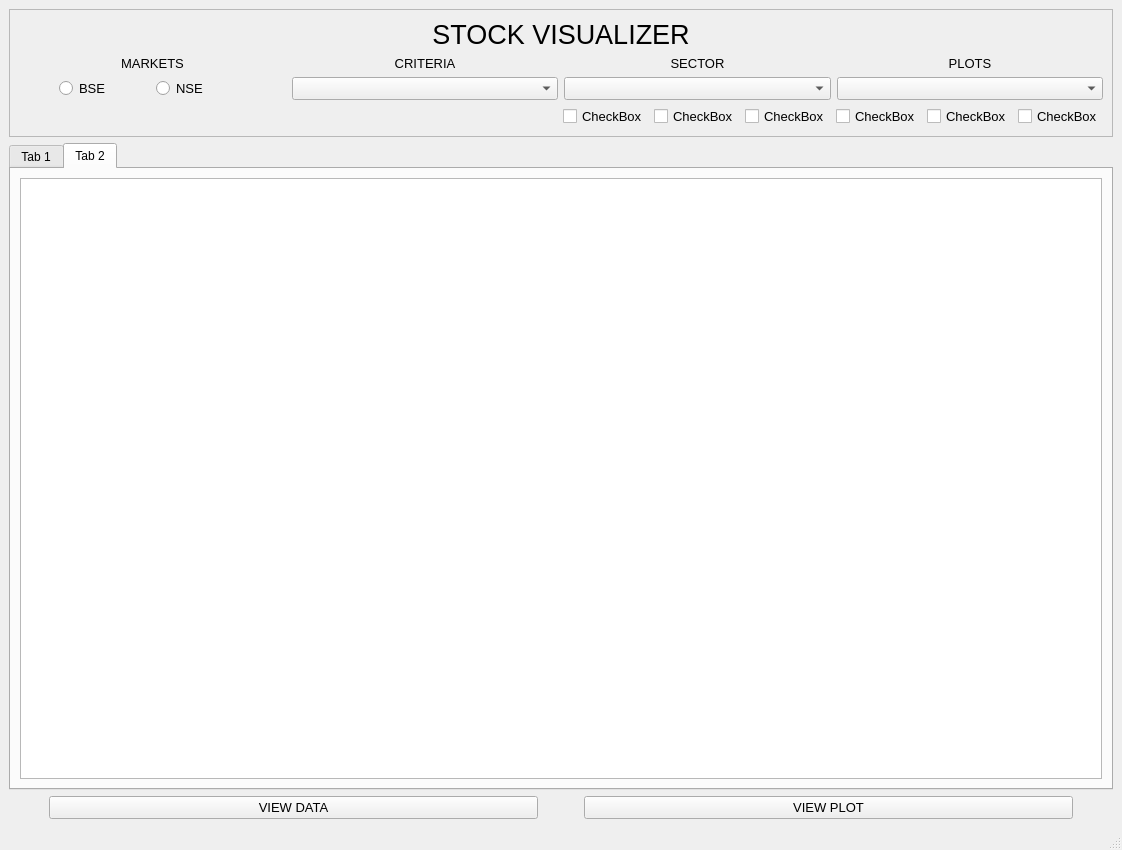
<?xml version="1.0" encoding="UTF-8"?>
<ui version="4.0">
 <class>MainWindow</class>
 <widget class="QMainWindow" name="MainWindow">
  <property name="geometry">
   <rect>
    <x>0</x>
    <y>0</y>
    <width>1122</width>
    <height>850</height>
   </rect>
  </property>
  <property name="windowTitle">
   <string>MainWindow</string>
  </property>
  <widget class="QWidget" name="centralwidget">
   <layout class="QVBoxLayout" name="verticalLayout">
    <item>
     <widget class="QFrame" name="frame">
      <property name="sizePolicy">
       <sizepolicy hsizetype="Preferred" vsizetype="Preferred">
        <horstretch>0</horstretch>
        <verstretch>0</verstretch>
       </sizepolicy>
      </property>
      <property name="font">
       <font>
        <pointsize>10</pointsize>
       </font>
      </property>
      <property name="frameShape">
       <enum>QFrame::StyledPanel</enum>
      </property>
      <property name="frameShadow">
       <enum>QFrame::Raised</enum>
      </property>
      <layout class="QVBoxLayout" name="verticalLayout_5">
       <item>
        <widget class="QLabel" name="TitleLabel">
         <property name="palette">
          <palette>
           <active>
            <colorrole role="Base">
             <brush brushstyle="SolidPattern">
              <color alpha="255">
               <red>255</red>
               <green>255</green>
               <blue>255</blue>
              </color>
             </brush>
            </colorrole>
            <colorrole role="Window">
             <brush brushstyle="SolidPattern">
              <color alpha="255">
               <red>255</red>
               <green>255</green>
               <blue>255</blue>
              </color>
             </brush>
            </colorrole>
           </active>
           <inactive>
            <colorrole role="Base">
             <brush brushstyle="SolidPattern">
              <color alpha="255">
               <red>255</red>
               <green>255</green>
               <blue>255</blue>
              </color>
             </brush>
            </colorrole>
            <colorrole role="Window">
             <brush brushstyle="SolidPattern">
              <color alpha="255">
               <red>255</red>
               <green>255</green>
               <blue>255</blue>
              </color>
             </brush>
            </colorrole>
           </inactive>
           <disabled>
            <colorrole role="Base">
             <brush brushstyle="SolidPattern">
              <color alpha="255">
               <red>255</red>
               <green>255</green>
               <blue>255</blue>
              </color>
             </brush>
            </colorrole>
            <colorrole role="Window">
             <brush brushstyle="SolidPattern">
              <color alpha="255">
               <red>255</red>
               <green>255</green>
               <blue>255</blue>
              </color>
             </brush>
            </colorrole>
           </disabled>
          </palette>
         </property>
         <property name="font">
          <font>
           <pointsize>20</pointsize>
          </font>
         </property>
         <property name="text">
          <string>STOCK VISUALIZER</string>
         </property>
         <property name="alignment">
          <set>Qt::AlignCenter</set>
         </property>
        </widget>
       </item>
       <item>
        <layout class="QVBoxLayout" name="verticalLayout_2">
         <item>
          <layout class="QHBoxLayout" name="horizontalLayout_3">
           <item>
            <layout class="QGridLayout" name="gridLayout">
             <item row="1" column="2">
              <widget class="QComboBox" name="SectorCombobox"/>
             </item>
             <item row="0" column="2">
              <widget class="QLabel" name="SectorLabel">
               <property name="text">
                <string>SECTOR</string>
               </property>
               <property name="alignment">
                <set>Qt::AlignCenter</set>
               </property>
              </widget>
             </item>
             <item row="0" column="1">
              <widget class="QLabel" name="CriteriaLabel">
               <property name="text">
                <string>CRITERIA</string>
               </property>
               <property name="alignment">
                <set>Qt::AlignCenter</set>
               </property>
              </widget>
             </item>
             <item row="0" column="3">
              <widget class="QLabel" name="PlotsLabel">
               <property name="text">
                <string>PLOTS</string>
               </property>
               <property name="alignment">
                <set>Qt::AlignCenter</set>
               </property>
              </widget>
             </item>
             <item row="1" column="1">
              <widget class="QComboBox" name="CriteriaCombobox"/>
             </item>
             <item row="0" column="0">
              <widget class="QLabel" name="MarketLabel">
               <property name="text">
                <string>MARKETS</string>
               </property>
               <property name="alignment">
                <set>Qt::AlignCenter</set>
               </property>
              </widget>
             </item>
             <item row="1" column="3">
              <widget class="QComboBox" name="PlotCombobox"/>
             </item>
             <item row="1" column="0">
              <layout class="QHBoxLayout" name="MarketRadioLaout">
               <item>
                <spacer name="horizontalSpacer_5">
                 <property name="orientation">
                  <enum>Qt::Horizontal</enum>
                 </property>
                 <property name="sizeType">
                  <enum>QSizePolicy::Maximum</enum>
                 </property>
                 <property name="sizeHint" stdset="0">
                  <size>
                   <width>40</width>
                   <height>20</height>
                  </size>
                 </property>
                </spacer>
               </item>
               <item>
                <widget class="QRadioButton" name="radioButton_2">
                 <property name="text">
                  <string>BSE</string>
                 </property>
                </widget>
               </item>
               <item>
                <widget class="QRadioButton" name="radioButton">
                 <property name="text">
                  <string>NSE</string>
                 </property>
                </widget>
               </item>
               <item>
                <spacer name="horizontalSpacer_6">
                 <property name="orientation">
                  <enum>Qt::Horizontal</enum>
                 </property>
                 <property name="sizeType">
                  <enum>QSizePolicy::Maximum</enum>
                 </property>
                 <property name="sizeHint" stdset="0">
                  <size>
                   <width>40</width>
                   <height>20</height>
                  </size>
                 </property>
                </spacer>
               </item>
              </layout>
             </item>
            </layout>
           </item>
          </layout>
         </item>
         <item>
          <layout class="QHBoxLayout" name="CheckBoxLayout">
           <item>
            <spacer name="horizontalSpacer">
             <property name="orientation">
              <enum>Qt::Horizontal</enum>
             </property>
             <property name="sizeType">
              <enum>QSizePolicy::MinimumExpanding</enum>
             </property>
             <property name="sizeHint" stdset="0">
              <size>
               <width>40</width>
               <height>20</height>
              </size>
             </property>
            </spacer>
           </item>
           <item>
            <widget class="QCheckBox" name="checkBox_4">
             <property name="text">
              <string>CheckBox</string>
             </property>
            </widget>
           </item>
           <item>
            <widget class="QCheckBox" name="checkBox_6">
             <property name="text">
              <string>CheckBox</string>
             </property>
            </widget>
           </item>
           <item>
            <widget class="QCheckBox" name="checkBox_5">
             <property name="text">
              <string>CheckBox</string>
             </property>
            </widget>
           </item>
           <item>
            <widget class="QCheckBox" name="checkBox_3">
             <property name="text">
              <string>CheckBox</string>
             </property>
            </widget>
           </item>
           <item>
            <widget class="QCheckBox" name="checkBox_2">
             <property name="text">
              <string>CheckBox</string>
             </property>
            </widget>
           </item>
           <item>
            <widget class="QCheckBox" name="checkBox">
             <property name="text">
              <string>CheckBox</string>
             </property>
            </widget>
           </item>
          </layout>
         </item>
        </layout>
       </item>
      </layout>
     </widget>
    </item>
    <item>
     <layout class="QVBoxLayout" name="verticalLayout_3">
      <item>
       <widget class="QTabWidget" name="tabWidget">
        <property name="currentIndex">
         <number>1</number>
        </property>
        <widget class="QWidget" name="tab">
         <attribute name="title">
          <string>Tab 1</string>
         </attribute>
         <layout class="QVBoxLayout" name="verticalLayout_4">
          <item>
           <widget class="QTableView" name="tableView"/>
          </item>
         </layout>
        </widget>
        <widget class="QWidget" name="tab_2">
         <attribute name="title">
          <string>Tab 2</string>
         </attribute>
         <layout class="QVBoxLayout" name="verticalLayout_6">
          <item>
           <widget class="QTableView" name="tableView_2"/>
          </item>
         </layout>
        </widget>
       </widget>
      </item>
     </layout>
    </item>
    <item>
     <layout class="QHBoxLayout" name="ButtonLayout">
      <item>
       <spacer name="horizontalSpacer_2">
        <property name="orientation">
         <enum>Qt::Horizontal</enum>
        </property>
        <property name="sizeType">
         <enum>QSizePolicy::Minimum</enum>
        </property>
        <property name="sizeHint" stdset="0">
         <size>
          <width>40</width>
          <height>20</height>
         </size>
        </property>
       </spacer>
      </item>
      <item>
       <widget class="QPushButton" name="ViewData">
        <property name="enabled">
         <bool>true</bool>
        </property>
        <property name="sizePolicy">
         <sizepolicy hsizetype="Minimum" vsizetype="Fixed">
          <horstretch>0</horstretch>
          <verstretch>0</verstretch>
         </sizepolicy>
        </property>
        <property name="font">
         <font>
          <pointsize>10</pointsize>
         </font>
        </property>
        <property name="text">
         <string>VIEW DATA</string>
        </property>
       </widget>
      </item>
      <item>
       <spacer name="horizontalSpacer_3">
        <property name="orientation">
         <enum>Qt::Horizontal</enum>
        </property>
        <property name="sizeType">
         <enum>QSizePolicy::Minimum</enum>
        </property>
        <property name="sizeHint" stdset="0">
         <size>
          <width>40</width>
          <height>20</height>
         </size>
        </property>
       </spacer>
      </item>
      <item>
       <widget class="QPushButton" name="ViewPlot">
        <property name="font">
         <font>
          <pointsize>10</pointsize>
         </font>
        </property>
        <property name="text">
         <string>VIEW PLOT</string>
        </property>
       </widget>
      </item>
      <item>
       <spacer name="horizontalSpacer_4">
        <property name="orientation">
         <enum>Qt::Horizontal</enum>
        </property>
        <property name="sizeType">
         <enum>QSizePolicy::Minimum</enum>
        </property>
        <property name="sizeHint" stdset="0">
         <size>
          <width>40</width>
          <height>20</height>
         </size>
        </property>
       </spacer>
      </item>
     </layout>
    </item>
   </layout>
  </widget>
  <widget class="QMenuBar" name="menubar">
   <property name="geometry">
    <rect>
     <x>0</x>
     <y>0</y>
     <width>1122</width>
     <height>26</height>
    </rect>
   </property>
  </widget>
  <widget class="QStatusBar" name="statusbar"/>
 </widget>
 <resources/>
 <connections/>
</ui>
